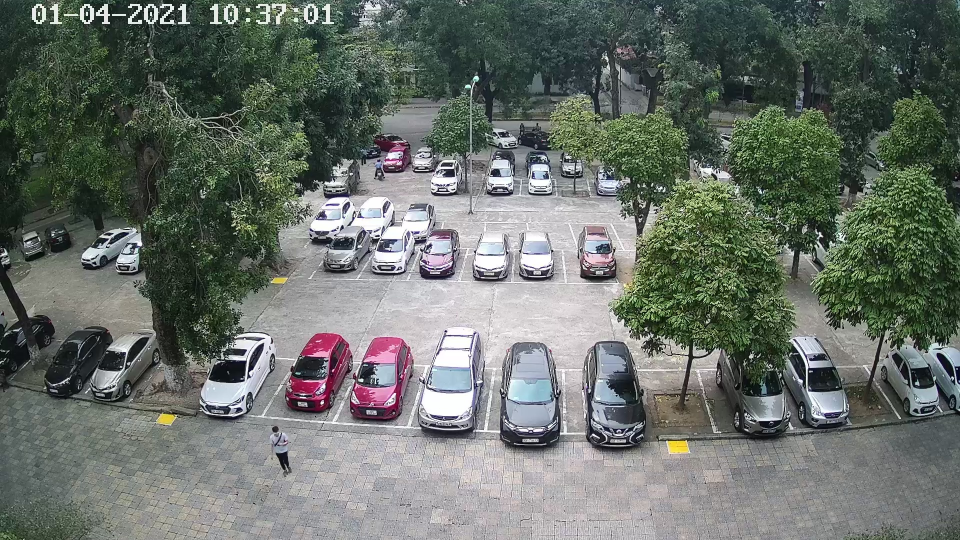
#> input picture C9.jpg, 1920 x 1080 px, given in place of D3_cut.mp4, which was not available (shown at 1/2 size)
$ python smt.py
#> lines starting #> are read from the running program, lines starting #| are printed output that depends on the picture; after the words box and inside, x2 and y2 are one past the last pixel; in counts of white or black regions, pixels touching at a corner belong together; pictures that were not available may be replaced by others from this repository, and a replacement may not be noted
import cv2
import numpy as np

points_dict = {}
with open("spot_file/d3_polygon.txt", "r") as f:
#> (reads spot_file/d3_polygon.txt from the repository)
    count = 0
    points = []
    for line in f.readlines():
        line = line.strip()
        line = line.split(",")
        points.append([int(line[0]), int(line[1])])
        count += 1
        if count % 4 == 0:
            points_dict[int(count / 4)] = points
            points = []

cap = cv2.VideoCapture(r"D:\cam_thu_vien\17_3_2022\D3\2022-03-17\D3_cut.mp4")
alpha = 0.3

while True:
    ret, img = cap.read()
#> img is the input picture: shape (1080, 1920, 3); mean B, G, R 104.5, 111.4, 104.2
    img = cv2.resize(img, (1280, 720))
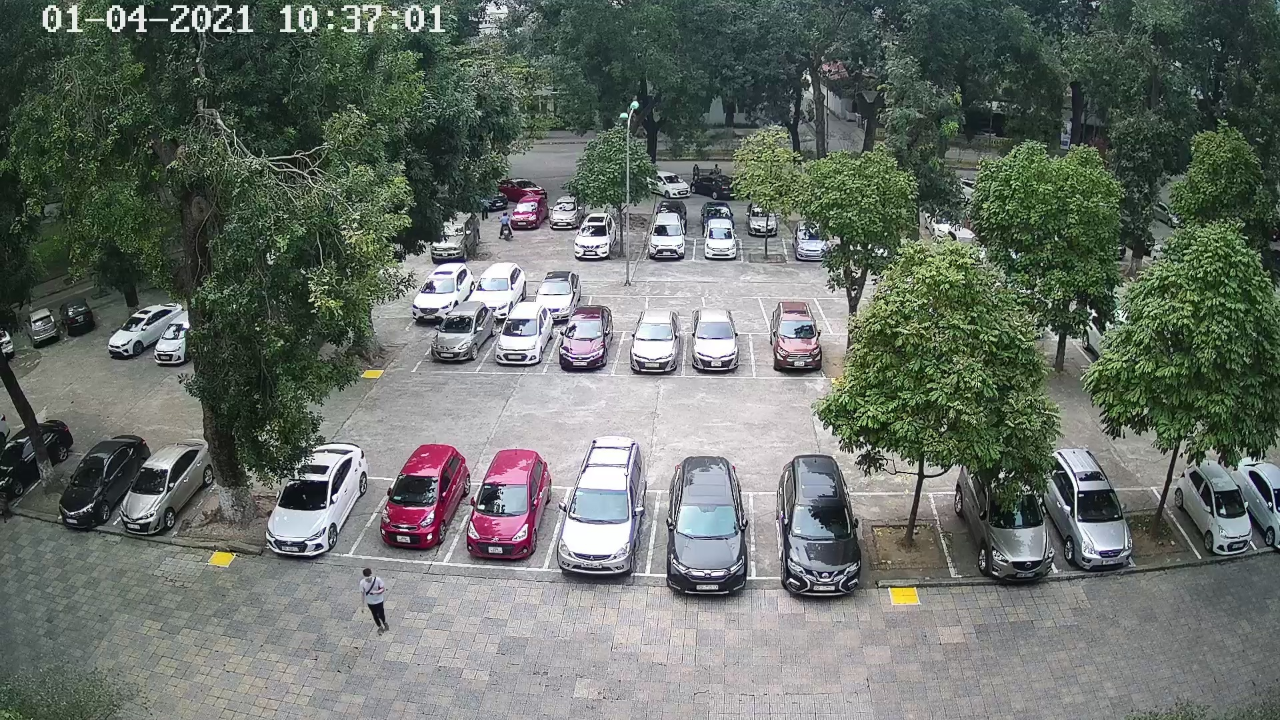
#> img: shape (720, 1280, 3); mean B, G, R 104.5, 111.4, 104.1
    img_copy = img.copy()
    output = img.copy()
    for key, value in points_dict.items():
        pts = np.array(value)
        # pts = pts.reshape((-1, 1, 2))
        cv2.fillPoly(img_copy, [pts], (0, 0, 255))
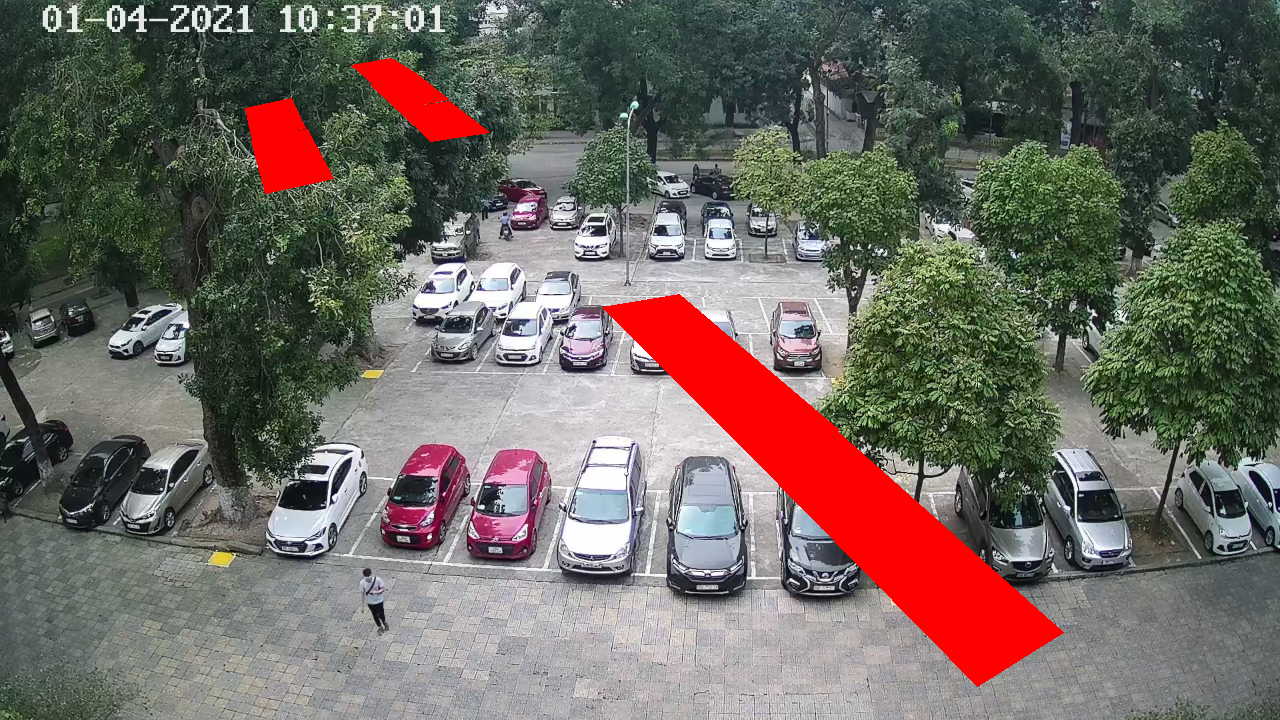
#> img_copy: shape (720, 1280, 3); 5.71% of pixels changed, all inside (x1, y1, x2, y2) = (245, 58, 1064, 687)
        # cv2.polylines(img, [pts], True, (0, 0, 255), 2)
    img_new = cv2.addWeighted(img_copy, alpha, output, 1 - alpha, 0)
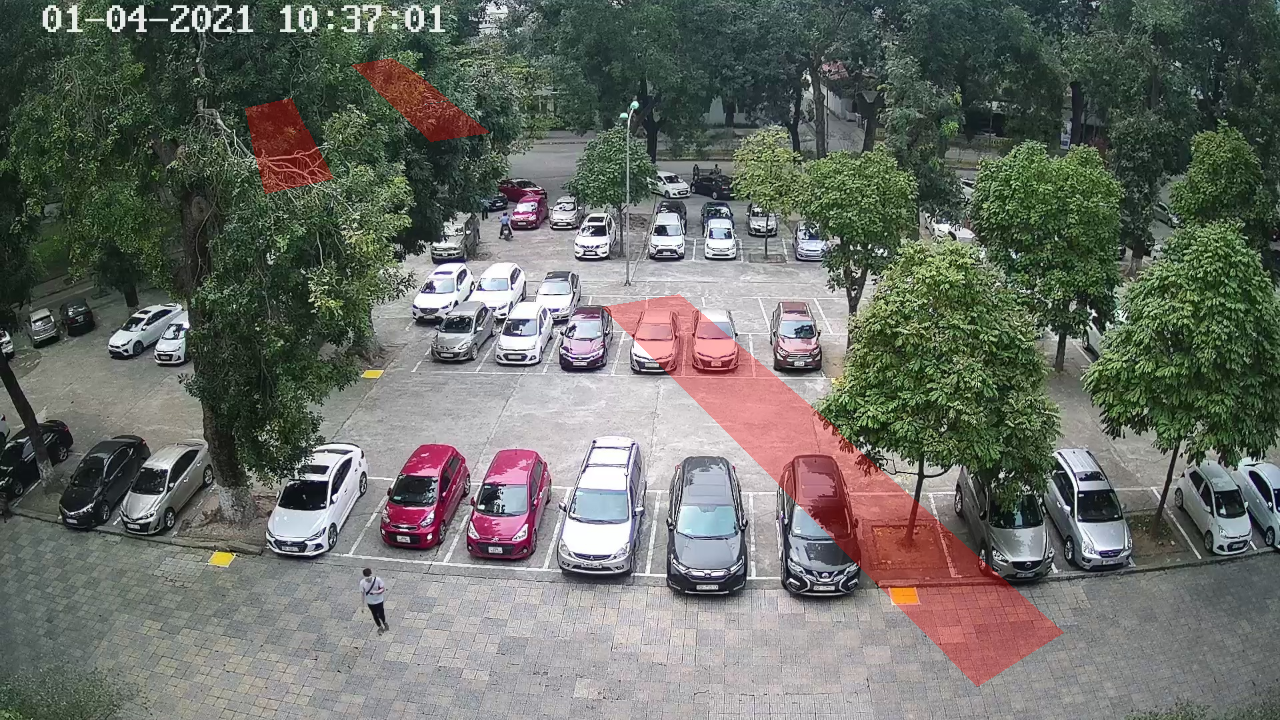
#> img_new: shape (720, 1280, 3); mean B, G, R 102.2, 109, 106.2
    cv2.imshow("img", img_new)
    if cv2.waitKey(1) & 0xFF == ord('q'):
#> (key q is pressed here)
        break
    elif cv2.waitKey(1) & 0xFF == 32:
        cv2.waitKey(0)
